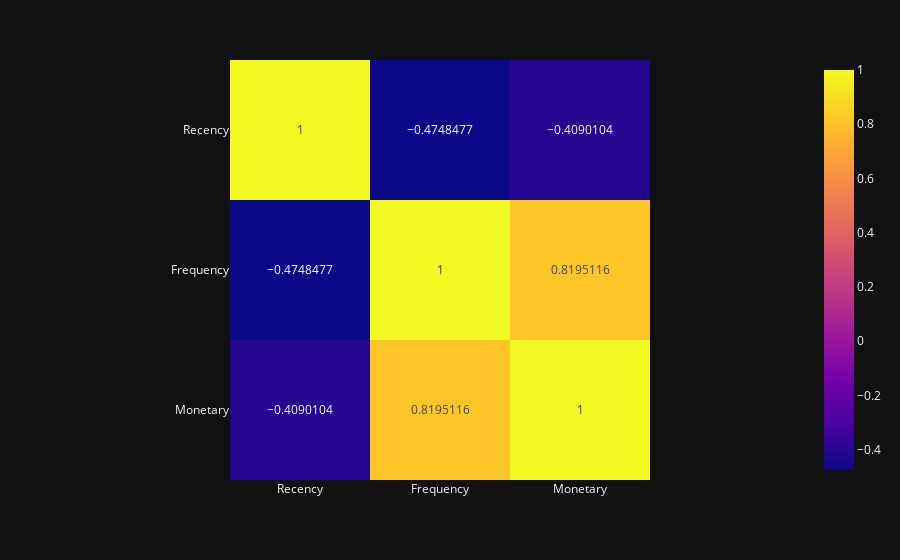

The cell this chart's notebook holds for it:
### Markdown cell above
Let's see if Recency, Frequency and Monetary are correlated to each other using a **heatmap**.

### Code cell
fig = px.imshow(
    rfm_data[["Recency", "Frequency", "Monetary"]].corr(),
    text_auto=True,
    template="plotly_dark",
)
fig.show()

### Figure 1 — Plotly figure (JSON) as saved in the notebook; plotly's stock layout.template omitted (floating-point values rounded to 4 significant figures)
{"data": [{"coloraxis": "coloraxis", "hovertemplate": "x: %{x}<br>y: %{y}<br>color: %{z}<extra></extra>", "name": "0", "texttemplate": "%{z}", "type": "heatmap", "x": ["Recency", "Frequency", "Monetary"], "xaxis": "x", "y": ["Recency", "Frequency", "Monetary"], "yaxis": "y", "z": [[1, -0.4748, -0.409], [-0.4748, 1, 0.8195], [-0.409, 0.8195, 1]]}], "layout": {"coloraxis": {"colorscale": [[0, "#0d0887"], [0.1111, "#46039f"], [0.2222, "#7201a8"], [0.3333, "#9c179e"], [0.4444, "#bd3786"], [0.5556, "#d8576b"], [0.6667, "#ed7953"], [0.7778, "#fb9f3a"], [0.8889, "#fdca26"], [1, "#f0f921"]]}, "margin": {"t": 60}, "xaxis": {"anchor": "y", "constrain": "domain", "domain": [0, 1], "scaleanchor": "y"}, "yaxis": {"anchor": "x", "autorange": "reversed", "constrain": "domain", "domain": [0, 1]}}}
